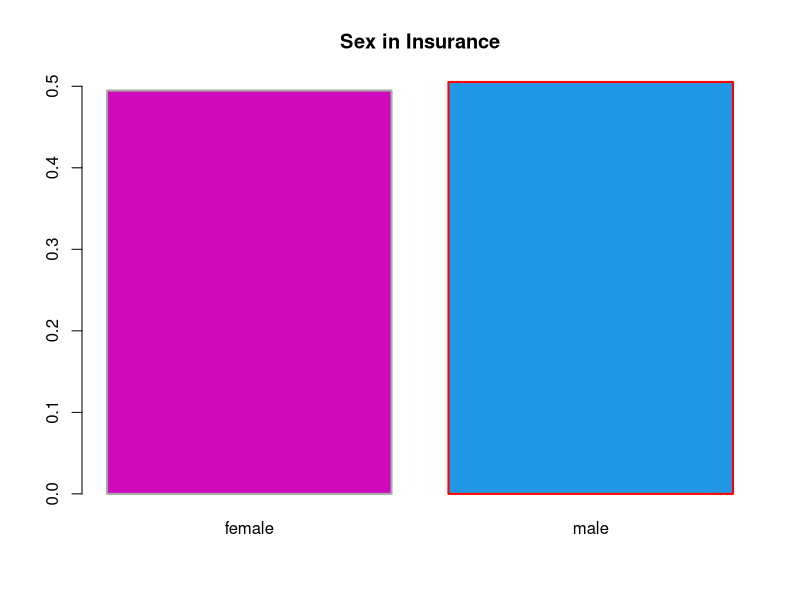
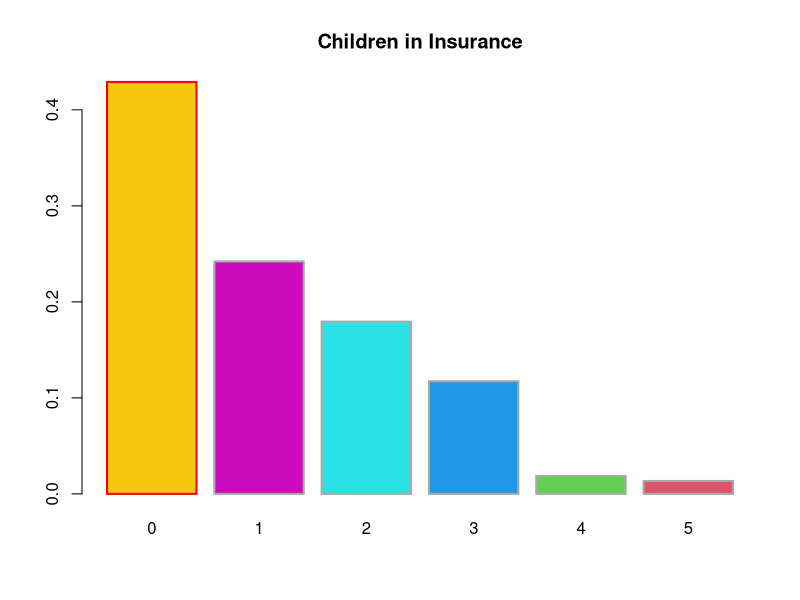
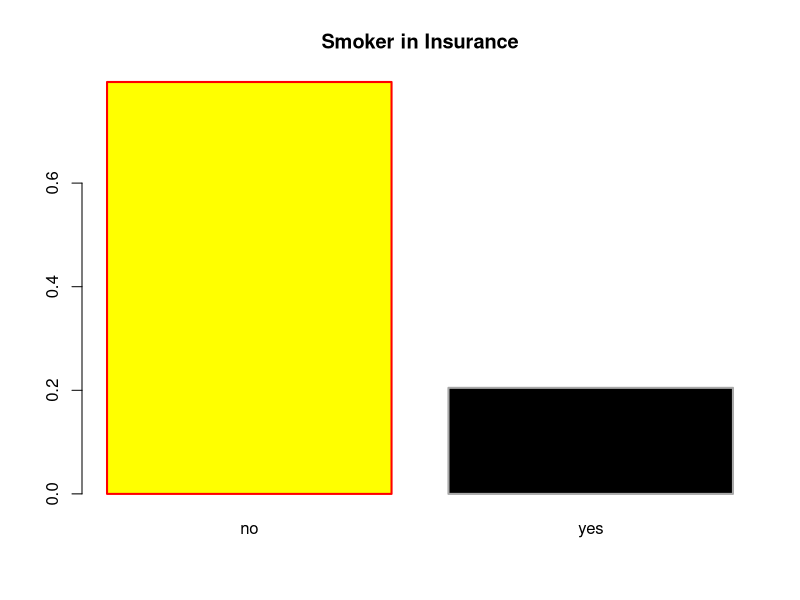
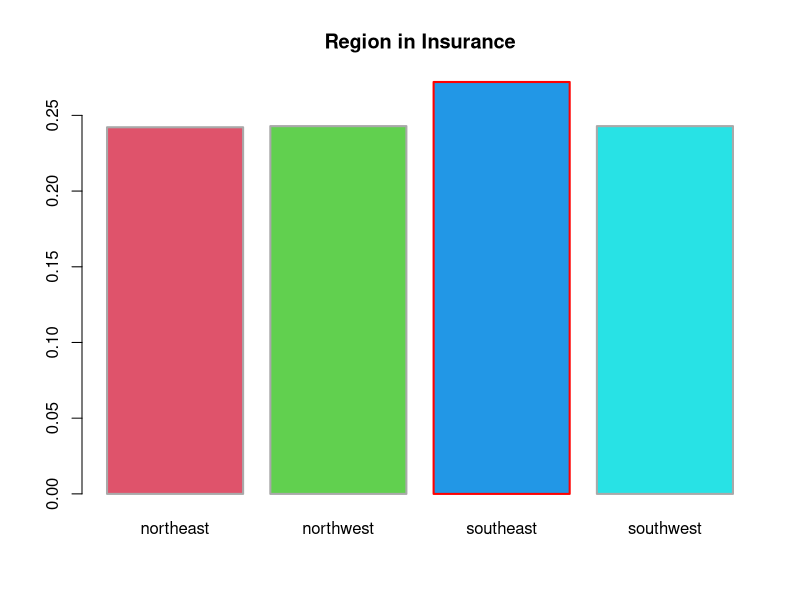
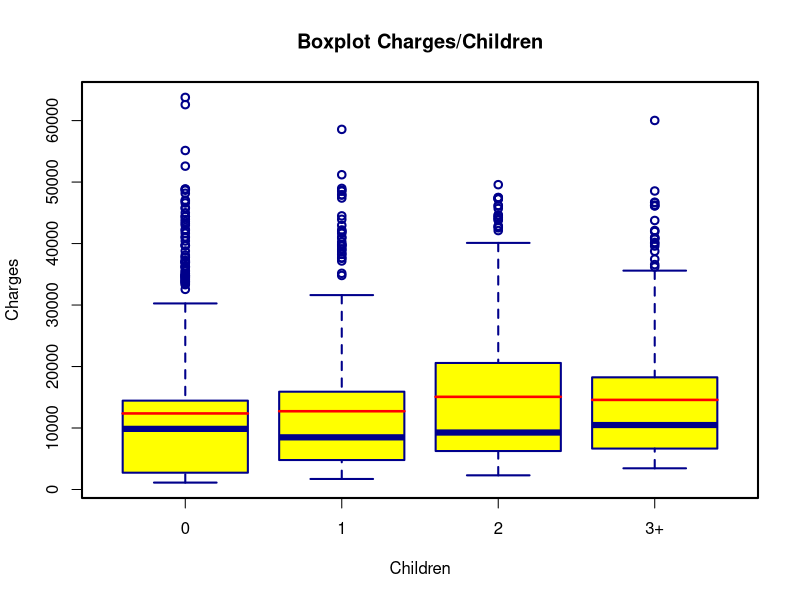

Generate these figures, in order, with R:
## ---- chunk 1
insurance <- read.csv("insurance.csv")
library(lattice)
## ---- chunk 2
sex <- prop.table(table(insurance$sex))
children <- prop.table(table(insurance$children))
smoker <- prop.table(table(insurance$smoker))
region <- prop.table(table(insurance$region))
opar = par(lwd = 2)
barplot(sex, main="Sex in Insurance", col=c(6,4), border=c("darkgrey", "red")) 
barplot(children, main="Children in Insurance", col=7:2, border=c("red", "darkgrey", "darkgrey", "darkgrey", "darkgrey", "darkgrey"))
barplot(smoker, main="Smoker in Insurance", col=c("yellow", "black"), border=c("red", "darkgrey"))
barplot(region, main="Region in Insurance", col=2:5, border=c("darkgrey","darkgrey","red", "darkgrey"))
## ---- chunk 3
insurance$new.children[insurance$children == 0] <- "0"
insurance$new.children[insurance$children == 1] <- "1"
insurance$new.children[insurance$children == 2] <- "2"
insurance$new.children[insurance$children >= 3] <- "3+"
boxplot(insurance$charges~insurance$new.children, main="Boxplot Charges/Children", xlab="Children", ylab="Charges", col="yellow", border="darkblue")
means <- tapply(insurance$charges, insurance$new.children, mean)
segments(x0=(1:4)-0.4, x1=(1:4)+0.4, y0=means, y1=means, col="red", lwd=2.5)

